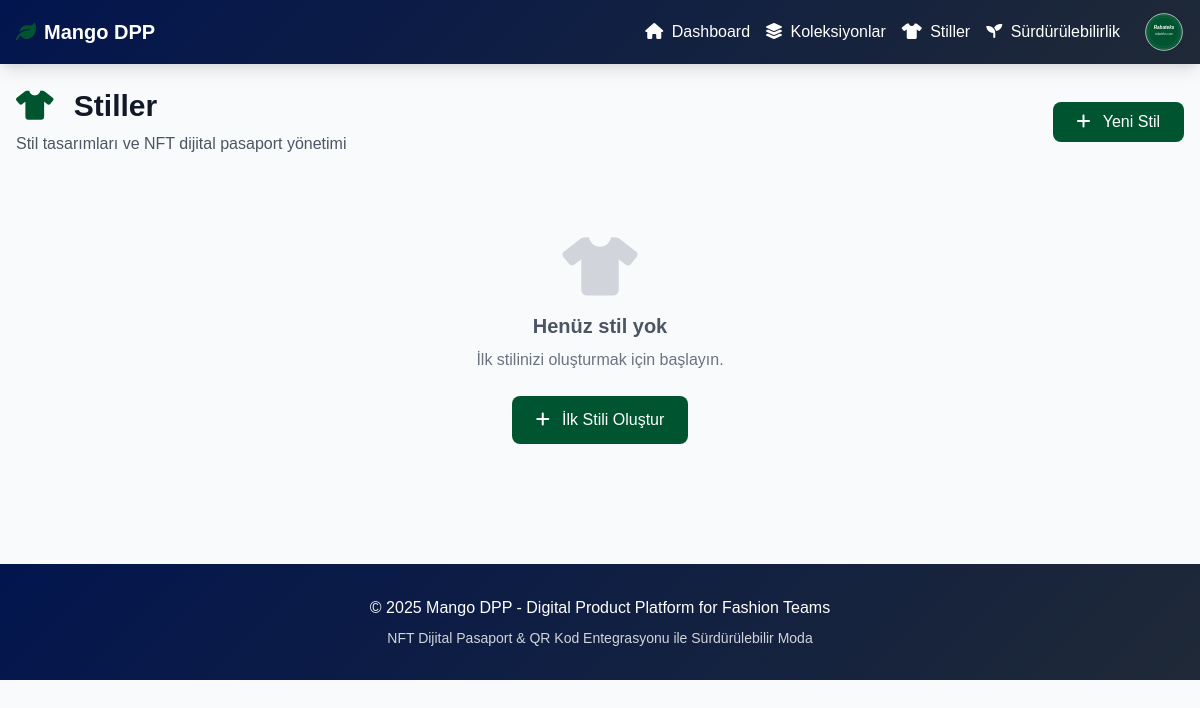
The page /styles on the database as committed earlier.
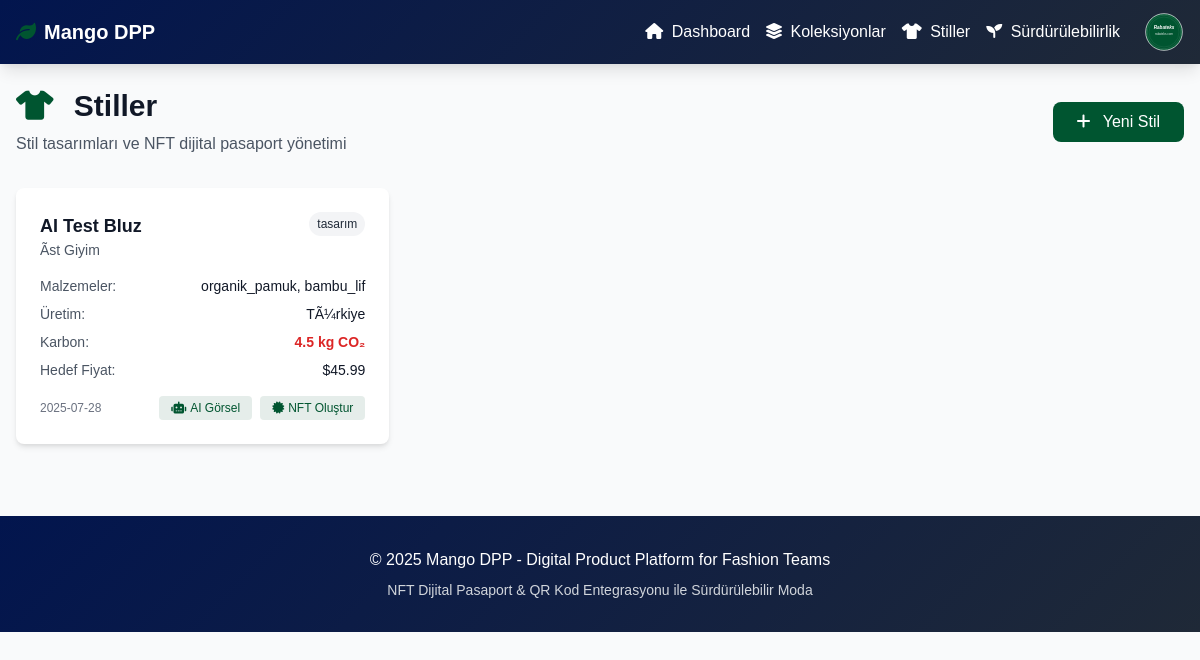
The same page on the database as committed later.
### models.py (models this page shows)
class Style(Base):
    __tablename__ = "styles"
    id = Column(String, primary_key=True)
    name = Column(String, nullable=False)
    collection_id = Column(String, ForeignKey("collections.id"))
    category = Column(String, nullable=False)
    materials = Column(JSON)  # Store as JSON array
    target_price = Column(Float)
    production_location = Column(String)
    supplier = Column(String)
    carbon_footprint = Column(Float)
    status = Column(String, default="tasarım")
    image_url = Column(String)
    nft_id = Column(String)
    created_at = Column(DateTime, default=datetime.utcnow)
    collection = relationship("Collection", back_populates="styles")

### main.py (the view)
@app.get("/styles")
async def styles_page(request: Request, db: Session = Depends(get_db)):
    styles = mango_dpp.get_styles(db)
    collections = mango_dpp.get_collections(db)
    response = templates.TemplateResponse("styles.html", {
        "request": request,
        "styles": styles,
        "collections": collections
    })
    response.headers["Content-Type"] = "text/html; charset=utf-8"
    return response

### templates/styles.html (shortened to what this page needs)
{% extends "base.html" %}
{% block content %}
<div class="mb-8 flex justify-between items-center">
    <div>
        <h1 class="text-3xl font-bold text-gray-900 mb-2">
            <i class="fas fa-tshirt text-primary mr-3"></i>
            Stiller
        </h1>
        <p class="text-gray-600">Stil tasarımları ve NFT dijital pasaport yönetimi</p>
    </div>
    <button onclick="showCreateModal()" class="bg-primary text-white px-6 py-2 rounded-lg btn-primary transition-colors">
        <i class="fas fa-plus mr-2"></i>
        Yeni Stil
    </button>
</div>
<div class="grid grid-cols-1 md:grid-cols-2 lg:grid-cols-3 gap-6">
    {% for style in styles %}
    <div class="bg-white rounded-lg shadow-md p-6 card-hover">
        <div class="flex justify-between items-start mb-4">
            <div>
                <h3 class="text-lg font-semibold text-gray-900">{{ style.name }}</h3>
                <p class="text-sm text-gray-600">{{ style.category }}</p>
            </div>
            <div class="flex items-center space-x-2">
                <span class="bg-gray-100 text-gray-800 text-xs px-2 py-1 rounded-full">
                    {{ style.status }}
                </span>
            </div>
        </div>
        <div class="space-y-2 mb-4">
            <div class="flex justify-between text-sm">
                <span class="text-gray-600">Malzemeler:</span>
                <span class="text-gray-900">{{ style.materials|join(", ") }}</span>
            </div>
            <div class="flex justify-between text-sm">
                <span class="text-gray-600">Üretim:</span>
                <span class="text-gray-900">{{ style.production_location }}</span>
            </div>
            <div class="flex justify-between text-sm">
                <span class="text-gray-600">Karbon:</span>
                <span class="text-red-600 font-semibold">{{ style.carbon_footprint }} kg CO₂</span>
            </div>
            <div class="flex justify-between text-sm">
                <span class="text-gray-600">Hedef Fiyat:</span>
                <span class="text-gray-900">${{ style.target_price }}</span>
            </div>
        </div>
        <div class="flex justify-between items-center">
            <span class="text-xs text-gray-500">
                {{ style.created_at.strftime('%Y-%m-%d') if style.created_at else '' }}
            </span>
            <div class="flex space-x-2">
                {% if not style.image_url %}
                <button onclick="generateImage('{{ style.id }}')" class="bg-primary-light text-primary px-3 py-1 rounded text-xs hover:bg-green-200 transition-colors">
                    <i class="fas fa-robot mr-1"></i>AI Görsel
                </button>
                {% endif %}
                {% if style.nft_id %}
                <button onclick="viewNFT('{{ style.nft_id }}')" class="bg-navy-light text-navy px-3 py-1 rounded text-xs hover:bg-blue-200 transition-colors">
                    <i class="fas fa-eye mr-1"></i>NFT Görüntüle
                </button>
                {% else %}
                <button onclick="generateNFT('{{ style.id }}')" class="bg-primary-light text-primary px-3 py-1 rounded text-xs hover:bg-green-200 transition-colors">
                    <i class="fas fa-certificate mr-1"></i>NFT Oluştur
                </button>
                {% endif %}
            </div>
        </div>
    </div>
    {% endfor %}
    {% if not styles %}
    <div class="col-span-3 text-center py-12">
        <i class="fas fa-tshirt text-6xl text-gray-300 mb-4"></i>
        <h3 class="text-xl font-semibold text-gray-600 mb-2">Henüz stil yok</h3>
        <p class="text-gray-500 mb-6">İlk stilinizi oluşturmak için başlayın.</p>
        <button onclick="showCreateModal()" class="btn-green-special text-white px-6 py-3 rounded-lg transition-colors">
            <i class="fas fa-plus mr-2"></i>
            İlk Stili Olu&scedil;tur
        </button>
    </div>
    {% endif %}
</div>
{% endblock %}

### templates/base.html (shortened to what this page needs)
<!DOCTYPE html>
<html lang="tr">
<head>
    <link href="https://cdn.jsdelivr.net/npm/tailwindcss@2.2.19/dist/tailwind.min.css" rel="stylesheet">
    <link href="https://cdnjs.cloudflare.com/ajax/libs/font-awesome/6.0.0/css/all.min.css" rel="stylesheet">
</head>
<body class="bg-gray-50 min-h-screen">
    <nav class="gradient-bg shadow-lg">
        <div class="max-w-7xl mx-auto px-4">
            <div class="flex justify-between h-16">
                <div class="flex items-center">
                    <a href="/" class="text-white text-xl font-bold flex items-center">
                        <i class="fas fa-leaf mr-2" style="color: var(--color-primary);"></i>
                        Mango DPP
                    </a>
                </div>
                <div class="flex items-center space-x-6">
                    <div class="flex items-center space-x-4">
                        <a href="/" class="text-white hover:text-green-300 transition-colors">
                            <i class="fas fa-home mr-1"></i> Dashboard
                        </a>
                        <a href="/collections" class="text-white hover:text-green-300 transition-colors">
                            <i class="fas fa-layer-group mr-1"></i> Koleksiyonlar
                        </a>
                        <a href="/styles" class="text-white hover:text-green-300 transition-colors">
                            <i class="fas fa-tshirt mr-1"></i> Stiller
                        </a>
                        <a href="/sustainability" class="text-white hover:text-green-300 transition-colors">
                            <i class="fas fa-seedling mr-1"></i> S&uuml;rd&uuml;r&uuml;lebilirlik
                        </a>
                    </div>
                    <div class="flex items-center">
                        <a href="https://rabateks.com" target="_blank" class="flex items-center hover:opacity-80 transition-opacity">
                            <img src="/static/images/rabateks-logo.svg"
                                 alt="Rabateks"
                                 class="h-10 w-10">
                        </a>
                    </div>
                </div>
            </div>
        </div>
    </nav>
    <main class="max-w-7xl mx-auto py-6 px-4">
        {% block content %}{% endblock %}
    </main>
    <footer class="gradient-bg text-white py-8 mt-12">
        <div class="max-w-7xl mx-auto px-4 text-center">
            <p>&copy; 2025 Mango DPP - Digital Product Platform for Fashion Teams</p>
            <p class="text-sm text-gray-300 mt-2">NFT Dijital Pasaport & QR Kod Entegrasyonu ile Sürdürülebilir Moda</p>
        </div>
    </footer>
</body>
</html>

### templates/base.html (style rules this page uses)
* { font-family: Arial, sans-serif; }
:root { --color-primary: #005530; --color-secondary: #D51635; --color-navy: #02154e; --color-primary-light: rgba(0, 85, 48, 0.1); --color-secondary-light: rgba(213, 22, 53, 0.1); --color-navy-light: rgba(2, 21, 78, 0.1); }
.gradient-bg { background: linear-gradient(135deg, var(--color-navy) 0%, #1f2937 100%); }
.card-hover { transition: all 0.3s ease; }
.bg-primary { background-color: var(--color-primary) !important; }
.bg-primary-light { background-color: var(--color-primary-light) !important; }
.text-primary { color: var(--color-primary) !important; }

Rows that differ between the two databases and show on the page:
added Style: name "AI Test Bluz", category "Ãst Giyim", status "tasarım", materials "organik_pamuk, bambu_lif", production_location "TÃ¼rkiye", carbon_footprint "4.5", target_price "45.99", created_at "2025-07-28"
Other text that changed with them:
text no longer shown: "Henüz stil yok İlk stilinizi oluşturmak için başlayın. İlk Stili Oluştur"
